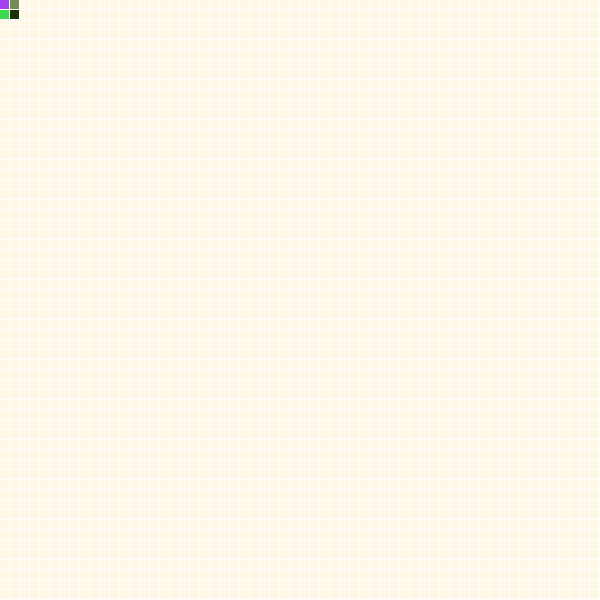
Frame 1 (no input)
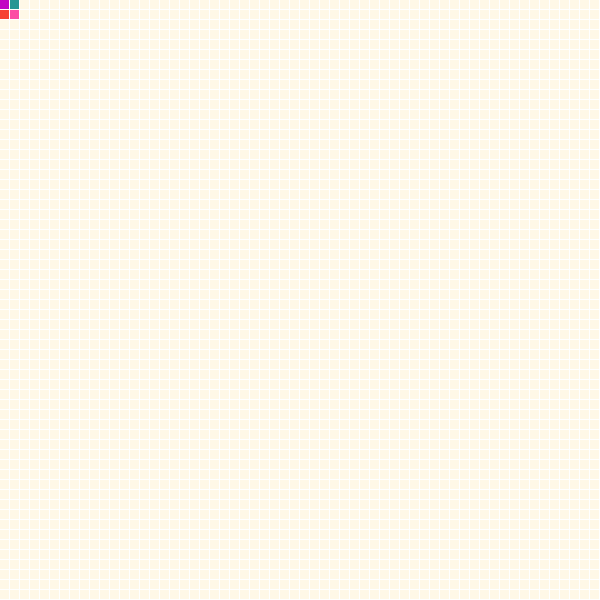
Frame 60 (the mouse pressed at the canvas centre just before this capture)
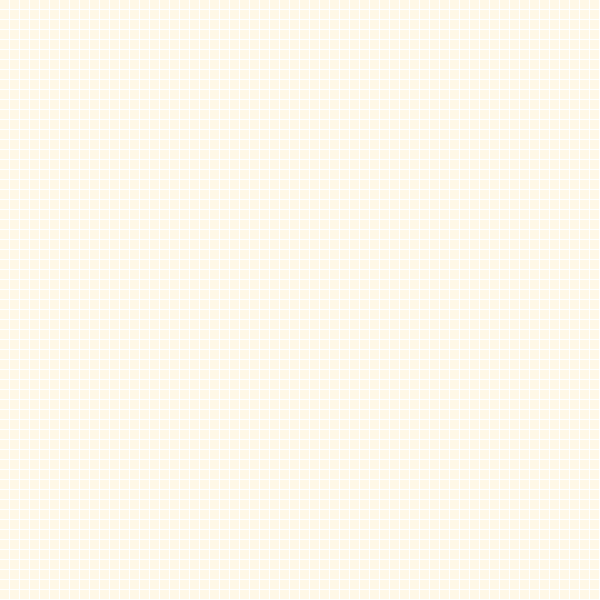
Frame 120 (the mouse held since frame 60 and released just before this capture)

The Processing sketch that drew these frames (run headless with seeded random() and noise(); from frame 60 on, the mouse is pressed at the canvas centre):

// Processing sketch: processing_150212
// ── processing_150212.pde

 
 ArrayList <Square> squares;
void setup(){
size(600,600);
   
squares= new ArrayList <Square> ();



for(int i=0; i<60; i++){
  for(int j=0; j<60; j++){
  squares.add(new Square( 10*i,10*(j), 1000 ));
  }
}
  }

void draw(){
   background(255);
   
   
   for(int i=0; i<squares.size(); i++){
    Square s = squares.get(i);
    s.update();
    s.display();
   }
    
   }
   
   
 
 
class Square {
  float  centX;
  float centY;
  float radius;
  color hit;
  color notHit;

  Square( float x, float y, float rad) {
    centX=x;
    centY=y;
    radius= 1;

    hit= color((#FFF8E7));
  }


  void display() {
   noStroke();
    fill(hit);
    rect(centX, centY, 9, 9);
  }


 
  void update() {
    radius= 20;
    if (dist(mouseX, mouseY, centX, centY)<radius) {
      hit= color(random(255), random(255), random(255));
    }
    if (mousePressed) {
      hit= color(#FFF8E7);
    }
     if (dist(mouseX, mouseY, centX, centY)<radius && keyCode==UP) {
      hit= color(0, random(255), random(255));
    }
     if (dist(mouseX, mouseY, centX, centY)<radius && keyCode==DOWN) {
      hit= color(random(255), random(255), 0);
     if (dist(mouseX, mouseY, centX, centY)<radius && keyCode==RIGHT) {
      hit= color(random(255), 0,random(255));}
    }
  }
}
